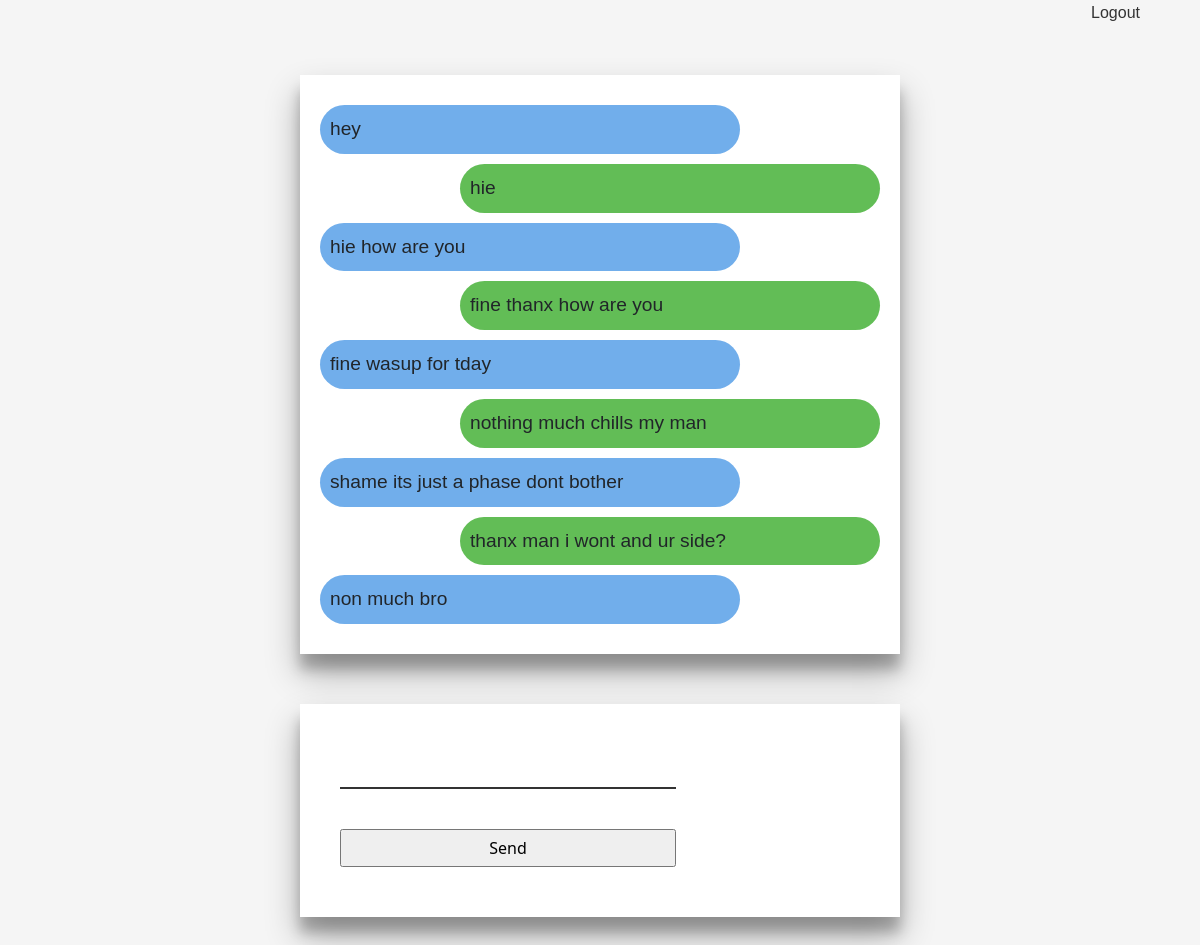
The app's page /chat/lobby/ (signed in) with its own data.
### chat/models.py (models this page shows)
class Chat(models.Model):
	content= models.CharField(max_length= 1000)
	timestamp= models.DateTimeField(auto_now= True)
	user= models.ForeignKey(User, on_delete= models.CASCADE)
	chat_room= models.ForeignKey('ChatRoom', on_delete= models.CASCADE)

### chat/views.py (the view)
# urls.py: path('<str:room_name>/', Room.as_view(), name= 'room'),
class Room(LoginRequiredMixin, View):
	def get(self, request, room_name, *args, **kwargs):
		chat_room= ChatRoom.objects.filter(room_name= room_name).first()
		chats= []
		if chat_room:
			chats= Chat.objects.filter(chat_room= chat_room)
		else:
			room= ChatRoom(room_name= room_name)
			room.save()
		context= {
			'room_name': room_name,
			'chats': chats
		}
		return render(request, 'chat/room.html', context)

### chat/templates/chat/room.html (shortened to what this page needs)
{% extends 'chat/base.html' %}
{% block content %}
	<div class="container">
		<div id= 'chat-log'>
			{% for chat in chats.all %}
				{% if chat.user == request.user %}
					<div class= 'sender message'>
						{{ chat.content }}
					</div>
				{% else %}
					<div class= 'receiver message'>
						{{ chat.content }}
					</div>
				{% endif %}
			{% endfor %}
		</div>
	</div>
	<div class="container">
		<input class= 'input-text' id="chat-message-input" type="text" size="100"><br>
		<input class="button" id="chat-message-submit" type="button" value="Send">
	</div>
{% endblock content %}

### chat/templates/chat/base.html (shortened to what this page needs)
{% load static %}
<!DOCTYPE html>
<html>
<head>
	<link rel="stylesheet" type="text/css" href="{% static 'css/bootstrap.min.css' %}">
	<link rel="stylesheet" type="text/css" href="{% static 'css/main.css' %}">
</head>
<body>
	{% include 'chat/navbar.html' %}
	{% block content %}
	{% endblock content %}
</body>
</html>

### chat/templates/chat/navbar.html
<nav>
	<div class="my-nav">
		<a class="sign-out" href="{% url 'logout' %}">Logout</a>
	</div>
</nav>

### static/css/main.css (style rules this page uses)
body { background-color: #f5f5f5; }
.container { width: 50vw; background-color: #ffffff; padding: 20px; margin: 50px auto; box-shadow: 0 19px 32px rgba(0, 0, 0, 0.30), 0 15px 12px rgba(0, 0, 0, 0.22); }
.input-text { border: none; width: 60%; line-height: 1.2rem; transition: 0.3s; border-bottom: 2px solid #333; padding: 3px; margin-bottom: 40px; margin-top: 30px; margin-left: 20px; font-size: 1.2rem; }
.button { margin-bottom: 30px; margin-left: 20px; width: 60%; padding: 5px; cursor: pointer; }
.message { font-size: 1.2rem; font-family: helvetica; padding: 10px; border-radius: 2em; margin: 10px 0px; width: 75%; }
.receiver { background-color: #62bd56; margin-left: auto; }
.sender { background-color: #71aeeb }
.my-nav { width: 95vw; text-align: right; }
.sign-out { text-decoration: none; font-family: helvetica; color: #333; }

### records on screen
Chat: content "hey"
Chat: content "hie"
Chat: content "hie how are you"
Chat: content "fine thanx how are you"
Chat: content "fine wasup for tday"
Chat: content "nothing much chills my man"
Chat: content "shame its just a phase dont bother"
Chat: content "thanx man i wont and ur side?"
Chat: content "non much bro"
